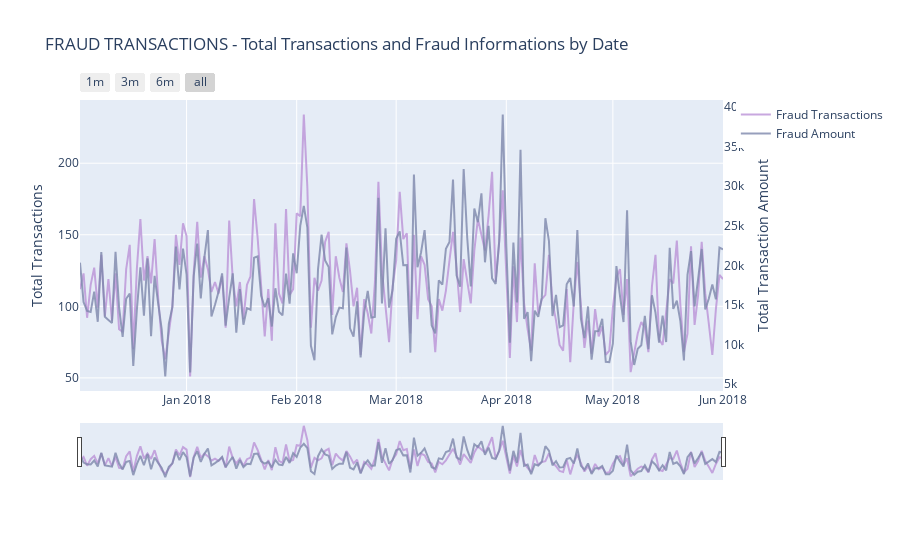

This figure's notebook cell:
### Code cell
# Calling the function to transform the date column in datetime pandas object

#seting some static color options
color_op = ['#5527A0', '#BB93D7', '#834CF7', '#6C941E', '#93EAEA', '#7425FF', '#F2098A', '#7E87AC', 
            '#EBE36F', '#7FD394', '#49C35D', '#3058EE', '#44FDCF', '#A38F85', '#C4CEE0', '#B63A05', 
            '#4856BF', '#F0DB1B', '#9FDBD9', '#B123AC']

tmp_amt = df_trans.groupby([df_trans.Date.dt.date, 'isFraud'])['TransactionAmt'].sum().reset_index()
tmp_trans = df_trans.groupby([df_trans.Date.dt.date, 'isFraud'])['TransactionAmt'].count().reset_index()

tmp_trans_fraud = tmp_trans[tmp_trans['isFraud'] == 1]
tmp_amt_fraud = tmp_amt[tmp_amt['isFraud'] == 1]

dates_temp = df_trans.groupby(df_trans.Date.dt.date)['TransactionAmt'].count().reset_index()
# renaming the columns to apropriate names

# creating the first trace with the necessary parameters
trace = go.Scatter(x=tmp_trans_fraud['Date'], y=tmp_trans_fraud.TransactionAmt,
                    opacity = 0.8, line = dict(color = color_op[1]), name= 'Fraud Transactions')

# using the new dates_temp_sum we will create the second trace
trace1 = go.Scatter(x=tmp_amt_fraud.Date, line = dict(color = color_op[7]), name="Fraud Amount",
                    y=tmp_amt_fraud['TransactionAmt'], opacity = 0.8, yaxis='y2')

#creating the layout the will allow us to give an title and 
# give us some interesting options to handle with the outputs of graphs
layout = dict(
    title= "FRAUD TRANSACTIONS - Total Transactions and Fraud Informations by Date",
    xaxis=dict(
        rangeselector=dict(
            buttons=list([
                dict(count=1, label='1m', step='month', stepmode='backward'),
                dict(count=3, label='3m', step='month', stepmode='backward'),
                dict(count=6, label='6m', step='month', stepmode='backward'),
                dict(step='all')
            ])
        ),
        rangeslider=dict(visible = True),
        type='date' ),
    yaxis=dict(title='Total Transactions'),
    yaxis2=dict(overlaying='y',
                anchor='x', side='right',
                zeroline=False, showgrid=False,
                title='Total Transaction Amount')
)

# creating figure with the both traces and layout
fig = dict(data= [trace, trace1], layout=layout)

#rendering the graphs
iplot(fig) #it's an equivalent to plt.show()

### Figure 1 — Plotly figure (JSON) as saved in the notebook; plotly's stock layout.template omitted (floating-point values rounded to 4 significant figures; data arrays with more than 128 entries replaced by an {"elided": "..."} marker saying what was removed)
{"data": [{"line": {"color": "#BB93D7"}, "name": "Fraud Transactions", "opacity": 0.8, "type": "scatter", "x": {"elided": "182 str values"}, "y": {"elided": "182 int values"}}, {"line": {"color": "#7E87AC"}, "name": "Fraud Amount", "opacity": 0.8, "type": "scatter", "x": {"elided": "182 str values"}, "y": {"elided": "182 float values"}, "yaxis": "y2"}], "layout": {"title": {"text": "FRAUD TRANSACTIONS - Total Transactions and Fraud Informations by Date"}, "xaxis": {"rangeselector": {"buttons": [{"count": 1, "label": "1m", "step": "month", "stepmode": "backward"}, {"count": 3, "label": "3m", "step": "month", "stepmode": "backward"}, {"count": 6, "label": "6m", "step": "month", "stepmode": "backward"}, {"step": "all"}]}, "rangeslider": {"visible": true}, "type": "date"}, "yaxis": {"title": {"text": "Total Transactions"}}, "yaxis2": {"anchor": "x", "overlaying": "y", "showgrid": false, "side": "right", "title": {"text": "Total Transaction Amount"}, "zeroline": false}}}
